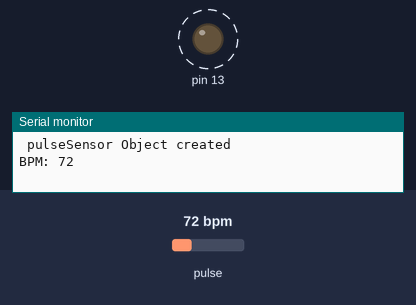
The sketch below on a simulated Arduino Uno, built with avr-gcc and run on an emulated ATmega328P. Shown: output pins drawn as LEDs (lit = HIGH), the last lines printed to the serial monitor. Dashed ring = blinking. Inputs (shaded band) come from the test bench; at power-on: pulse 72 bpm.

Above: at 1.2 s.
1.3 s: pulse set to 42 bpm
At 3.4 s:
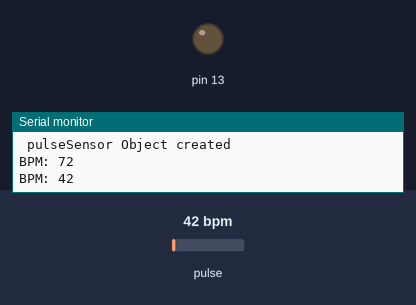
3.7 s: pulse set to 70 bpm
At 4.66 s:
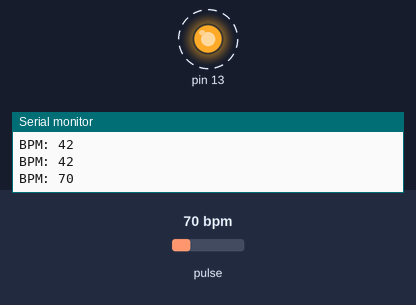
Timing chart, 0 to 12.7 s (numbered marks = the images above; inputs shaded):
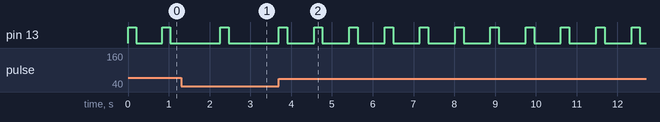

The sketch:

pulseRaid_BPMtoMonitor.ino
```cpp
#define USE_ARDUINO_INTERRUPTS true
#include <PulseSensorPlayground.h>

//  Variables
const int PulseWire = 0;
const int LED13 = 13;
int Threshold = 400;

PulseSensorPlayground pulseSensor;


void setup() {

  Serial.begin(9600);          // For Serial Monitor


  pulseSensor.analogInput(PulseWire);
  pulseSensor.blinkOnPulse(LED13);
  pulseSensor.setThreshold(Threshold);

   if (pulseSensor.begin()) {
    Serial.println(" pulseSensor Object created");
  }
}


void loop() {

 int myBPM = pulseSensor.getBeatsPerMinute();


if (pulseSensor.sawStartOfBeat()) {
 Serial.print("BPM: ");
 Serial.println(myBPM);
}

  delay(10);

}
```

Measured:
- after the input at 3.7 s, pin 13: alternates HIGH for 0.21 s and LOW for 0.66 s, starting after 0.86 s
